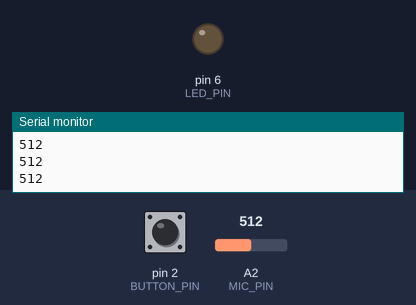
Simulated run of this sketch. Board: Arduino Uno, built with avr-gcc and run on an emulated ATmega328P. Parts: output pins drawn as LEDs (lit = HIGH), the last lines printed to the serial monitor. Inputs (shaded band) come from the test bench; at power-on: pin 2 (BUTTON_PIN) LOW, A2 (MIC_PIN) = 512.

Above: at 1.2 s.
1.3 s: pin 2 (BUTTON_PIN) pulled HIGH for 0.15 s
At 2.1 s:
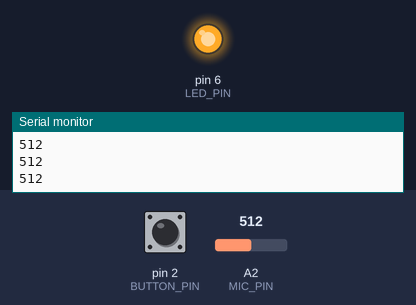
Timing chart, 0 to 8.3 s (numbered marks = the images above; inputs shaded):
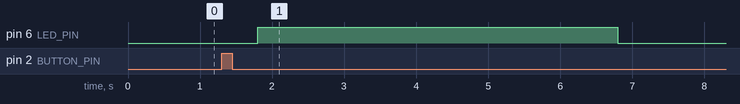

Measured:
- after the input at 1.3 s, pin 6 (LED_PIN): LOW → HIGH after 0.50 s, → LOW 5.0 s later

The sketch:

recorder.ino
```cpp
#define MIC_PIN A2 // pin number for the microphone
#define LED_PIN 6 // pin number for the LED
#define BUTTON_PIN 2 // pin number for the button


bool recording = false; // flag to indicate if recording is in progress
bool endRecording = false; // flag to indicate if recording has ended
unsigned long endRecordingTime; // time stamp for the end of recording
int micValue; // variable to store the microphone value

void setup() {
  pinMode(LED_PIN, OUTPUT); // set the LED pin as output
  pinMode(BUTTON_PIN, INPUT); // set the button pin as input
  attachInterrupt(digitalPinToInterrupt(BUTTON_PIN), startRecording, RISING); // attach an interrupt to the button pin
  Serial.begin(9600);
}


// ISR to start recording
void startRecording()
{
  recording = true; // set the recording flag to true
}

void loop() {
  if (recording) {
    delay(500); // delay for 500 milliseconds so the button noise wont interfere
    digitalWrite(LED_PIN, HIGH); // turn on the LED for visual wile recording
    endRecordingTime = millis() + 5000;  // set the time stamp for the end of recording
    Serial.println("START"); // send "START" to the serial monitor
    recording = false; // reset the recording flag
    endRecording = true;  // set the endRecording flag to true
  }

  if (millis() <= endRecordingTime) {
    micValue = analogRead(MIC_PIN);  // read the microphone value
    Serial.println(micValue);        // send the microphone value to the serial monitor
  } else if (endRecording) {
    digitalWrite(LED_PIN, LOW);    // turn off the LED
    Serial.println("END");         // send "END" to the serial monitor
    endRecording = false;          // reset the endRecording flag
  }
}
```
